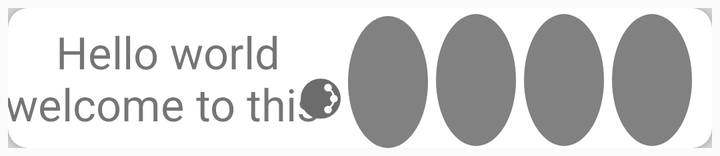
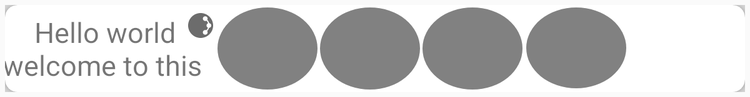

The same Android screen from two of the app's own layout files: first res/layout/ as a phone draws it, then the repository's variant for another configuration, drawn on a device whose configuration selects that folder. Both files follow.
<!-- AndroidManifest.xml: application theme AppTheme -->
<!-- res/layout/favorites_row.xml -->
<?xml version="1.0" encoding="utf-8"?>
<LinearLayout xmlns:android="http://schemas.android.com/apk/res/android"
    xmlns:card_view="http://schemas.android.com/apk/res-auto"

    android:layout_width="match_parent"
    android:layout_height="wrap_content"
    android:background="@color/LightGrey"
    android:layout_margin="4dp">

    <androidx.cardview.widget.CardView
        android:id="@+id/card_view"
        android:layout_width="match_parent"
        android:layout_height="match_parent"
        android:layout_gravity="center"
        android:elevation="3dp"
        android:padding="10dp"
        card_view:cardCornerRadius="10dp">

<RelativeLayout
    xmlns:app="http://schemas.android.com/tools"
    android:id="@+id/view_foreground"
    android:layout_width="match_parent"
    android:layout_height="match_parent"
    android:clickable="true"
    android:focusable="true"
    android:foreground="?android:attr/selectableItemBackground">

    <TextView
        android:id="@+id/favorite_name"
        android:layout_width="160dp"
        android:layout_height="70dp"
        android:autoSizeMinTextSize="15dp"
        android:autoSizeTextType="uniform"
        android:gravity="center"
        android:text="Hello world welcome to this " />

    <ImageView
        android:id="@+id/favorite_type_image"
        android:layout_width="20dp"
        android:layout_height="20dp"
        android:layout_below="@+id/favorite_name"
        android:layout_marginStart="-14dp"
        android:layout_marginTop="-35dp"
        android:layout_toEndOf="@+id/favorite_name"
        app:srcCompat="@drawable/ic_analogous_harmony" />

    <View
        android:id="@+id/favorite_color_1"
        android:layout_width="40dp"
        android:layout_height="40dp"
        android:layout_alignTop="@+id/favorite_name"
        android:layout_alignBottom="@+id/favorite_name"
        android:layout_marginStart="54dp"
        android:layout_marginTop="3dp"
        android:layout_marginEnd="-52dp"
        android:layout_marginBottom="1dp"
        android:layout_toEndOf="@+id/favorite_name"
        android:background="@drawable/circle"
         />

    <View
        android:id="@+id/favorite_color_2"
        android:layout_width="40dp"
        android:layout_height="40dp"
        android:layout_alignTop="@+id/favorite_name"
        android:layout_alignBottom="@+id/favorite_name"
        android:layout_marginStart="10dp"
        android:layout_marginTop="4dp"
        android:layout_marginEnd="-52dp"
        android:layout_marginBottom="0dp"
        android:layout_toEndOf="@+id/favorite_name"
        android:background="@drawable/circle" />

    <View
        android:id="@+id/favorite_color_3"
        android:layout_width="40dp"
        android:layout_height="80dp"
        android:layout_alignTop="@+id/favorite_name"
        android:layout_alignBottom="@+id/favorite_name"
        android:layout_marginStart="142dp"
        android:layout_marginTop="3dp"
        android:layout_marginEnd="-52dp"
        android:layout_marginBottom="1dp"
        android:layout_toEndOf="@+id/favorite_name"
        android:background="@drawable/circle"
       />

    <View
        android:id="@+id/favorite_color_4"
        android:layout_width="40dp"
        android:layout_height="80dp"
        android:layout_alignTop="@+id/favorite_name"
        android:layout_alignBottom="@+id/favorite_name"
        android:layout_marginStart="98dp"
        android:layout_marginTop="3dp"
        android:layout_marginEnd="-52dp"
        android:layout_marginBottom="1dp"
        android:layout_toEndOf="@+id/favorite_name"
        android:background="@drawable/circle"
        />

    <View
        android:id="@+id/favorite_share"
        android:layout_width="30dp"
        android:layout_height="30dp"
        android:layout_alignTop="@+id/favorite_color_3"
        android:layout_alignEnd="@+id/favorite_color_3"
        android:layout_marginStart="204dp"
        android:layout_marginTop="2dp"
        android:layout_marginEnd="-52dp"
        android:layout_toEndOf="@+id/favorite_name"
        android:src="@drawable/ic_share_grey_24dp"
       >

    </View>

    <LinearLayout
        android:id="@+id/view_background"
        android:layout_width="match_parent"
        android:layout_height="match_parent"
        android:orientation="horizontal"
        android:visibility="gone"
        android:weightSum="3"
        android:height="@dimen/list_item_height"
        android:paddingLeft="@dimen/list_item_padding_sides"
        android:paddingRight="@dimen/list_item_padding_sides">

        <TextView
            android:layout_width="0dp"
            android:layout_height="match_parent"
            android:id="@+id/txt_delete"
            android:gravity="center_vertical"
            android:text="Deleted"
            android:clickable="false"
            android:layout_weight="2"
            android:hapticFeedbackEnabled="true"
            android:textColor="@android:color/white"/>

        <TextView
            android:layout_width="0dp"
            android:layout_height="match_parent"
            android:gravity="center"
            android:id="@+id/txt_undo"
            android:text="Undo"
            android:clickable="false"
            android:layout_weight="1"
            android:textColor="@color/Yellow"/>

        <ImageView
            android:id="@+id/imageView"
            android:layout_width="wrap_content"
            android:layout_height="wrap_content"

            android:background="@color/Bisque" />

    </LinearLayout>




        </RelativeLayout>
    </androidx.cardview.widget.CardView>

</LinearLayout>
<!-- resources referenced by this layout -->
<resources>
  <color name="Bisque">#FFE4C4</color>
  <color name="LightGrey">#D3D3D3</color>
  <color name="Yellow">#FFFF00</color>
  <dimen name="list_item_height">80dp</dimen>
  <dimen name="list_item_padding_sides">16dp</dimen>
  <!-- drawable circle (drawable) -->
  <?xml version="1.0" encoding="utf-8"?>
  <shape
      xmlns:android="http://schemas.android.com/apk/res/android"
      android:shape="oval">
  
      <solid
          android:color="#818181"/>
  
      <size
          android:width="120dp"
          android:height="120dp"/>
  </shape>
  <!-- drawable ic_analogous_harmony: vector/xml drawable (drawable, 3326 chars, omitted) -->
  <style name="AppTheme" parent="Theme.AppCompat.DayNight.DarkActionBar">
          
          <item name="colorPrimary">@color/colorPrimary</item>
          <item name="colorPrimaryDark">@color/colorPrimaryDark</item>
          <item name="colorAccent">@color/colorAccent</item>
      </style>
  <color name="colorPrimary">#008577</color>
  <color name="colorPrimaryDark">#00574B</color>
  <color name="colorAccent">#D81B60</color>
</resources>
<!-- res/layout-sw600dp/favorites_row.xml (the repository's variant of the layout above) -->
<!-- drawn on a 7-inch tablet held upright -->
<?xml version="1.0" encoding="utf-8"?>
<LinearLayout xmlns:android="http://schemas.android.com/apk/res/android"
    xmlns:app="http://schemas.android.com/tools"
    xmlns:card_view="http://schemas.android.com/apk/res-auto"

    android:layout_width="match_parent"
    android:layout_height="wrap_content"
    android:background="@color/LightGrey"
    android:layout_margin="4dp">

    <androidx.cardview.widget.CardView
        android:id="@+id/card_view"
        android:layout_width="match_parent"
        android:layout_height="match_parent"
        android:layout_gravity="center"
        android:elevation="3dp"
        android:padding="10dp"
        card_view:cardCornerRadius="10dp">

<RelativeLayout
    android:id="@+id/view_foreground"
    android:layout_width="match_parent"
    android:layout_height="match_parent"
    android:clickable="true"
    android:focusable="true"
    android:foreground="?android:attr/selectableItemBackground">

    <TextView
        android:id="@+id/favorite_name"
        android:layout_width="160dp"
        android:layout_height="70dp"
        android:autoSizeMinTextSize="15dp"
        android:autoSizeTextType="uniform"
        android:gravity="center"
        android:text="Hello world welcome to this " />

    <ImageView
        android:id="@+id/favorite_type_image"
        android:layout_width="20dp"
        android:layout_height="20dp"
        android:layout_below="@+id/favorite_name"
        android:layout_marginStart="-14dp"
        android:layout_marginTop="-64dp"
        android:layout_toEndOf="@+id/favorite_name"
        app:srcCompat="@drawable/ic_analogous_harmony" />

    <View
        android:id="@+id/favorite_color_1"
        android:layout_width="80dp"
        android:layout_height="40dp"
        android:layout_alignTop="@+id/favorite_color_2"
        android:layout_alignBottom="@+id/favorite_name"
        android:layout_marginStart="92dp"
        android:layout_marginTop="0dp"
        android:layout_marginEnd="-52dp"
        android:layout_marginBottom="2dp"
        android:layout_toEndOf="@+id/favorite_name"
        android:background="@drawable/circle" />

    <View
        android:id="@+id/favorite_color_2"
        android:layout_width="80dp"
        android:layout_height="40dp"
        android:layout_alignTop="@+id/favorite_name"
        android:layout_alignBottom="@+id/favorite_name"
        android:layout_marginStart="10dp"
        android:layout_marginTop="2dp"
        android:layout_marginEnd="-52dp"
        android:layout_marginBottom="2dp"
        android:layout_toEndOf="@+id/favorite_name"
        android:background="@drawable/circle" />

    <View
        android:id="@+id/favorite_color_3"
        android:layout_width="80dp"
        android:layout_height="80dp"
        android:layout_alignTop="@+id/favorite_color_1"
        android:layout_alignBottom="@+id/favorite_name"
        android:layout_marginStart="174dp"
        android:layout_marginTop="0dp"
        android:layout_marginEnd="-52dp"
        android:layout_marginBottom="2dp"
        android:layout_toEndOf="@+id/favorite_name"
        android:background="@drawable/circle" />

    <View
        android:id="@+id/favorite_color_4"
        android:layout_width="80dp"
        android:layout_height="80dp"
        android:layout_alignTop="@+id/favorite_color_3"
        android:layout_alignBottom="@+id/favorite_color_3"
        android:layout_marginStart="257dp"
        android:layout_marginTop="0dp"
        android:layout_marginEnd="-52dp"
        android:layout_marginBottom="1dp"
        android:layout_toEndOf="@+id/favorite_name"
        android:background="@drawable/circle" />

    <View
        android:id="@+id/favorite_share"
        android:layout_width="70dp"
        android:layout_height="30dp"
        android:layout_alignTop="@+id/favorite_color_3"
        android:layout_alignEnd="@+id/favorite_color_3"
        android:layout_marginStart="349dp"
        android:layout_marginTop="19dp"
        android:layout_marginEnd="-165dp"
        android:layout_toEndOf="@+id/favorite_name"
        android:src="@drawable/ic_share_grey_24dp">

    </View>

    <LinearLayout
        android:id="@+id/view_background"
        android:layout_width="match_parent"
        android:layout_height="match_parent"
        android:orientation="horizontal"
        android:visibility="gone"
        android:weightSum="3"
        android:height="@dimen/list_item_height"
        android:paddingLeft="@dimen/list_item_padding_sides"
        android:paddingRight="@dimen/list_item_padding_sides">

        <TextView
            android:layout_width="0dp"
            android:layout_height="match_parent"
            android:id="@+id/txt_delete"
            android:gravity="center_vertical"
            android:text="Deleted"
            android:clickable="false"
            android:layout_weight="2"
            android:hapticFeedbackEnabled="true"
            android:textColor="@android:color/white"/>

        <TextView
            android:layout_width="0dp"
            android:layout_height="match_parent"
            android:gravity="center"
            android:id="@+id/txt_undo"
            android:text="Undo"
            android:clickable="false"
            android:layout_weight="1"
            android:textColor="@color/Yellow"/>

        <ImageView
            android:id="@+id/imageView"
            android:layout_width="wrap_content"
            android:layout_height="wrap_content"

            android:background="@color/Bisque" />

    </LinearLayout>




        </RelativeLayout>
    </androidx.cardview.widget.CardView>

</LinearLayout>
